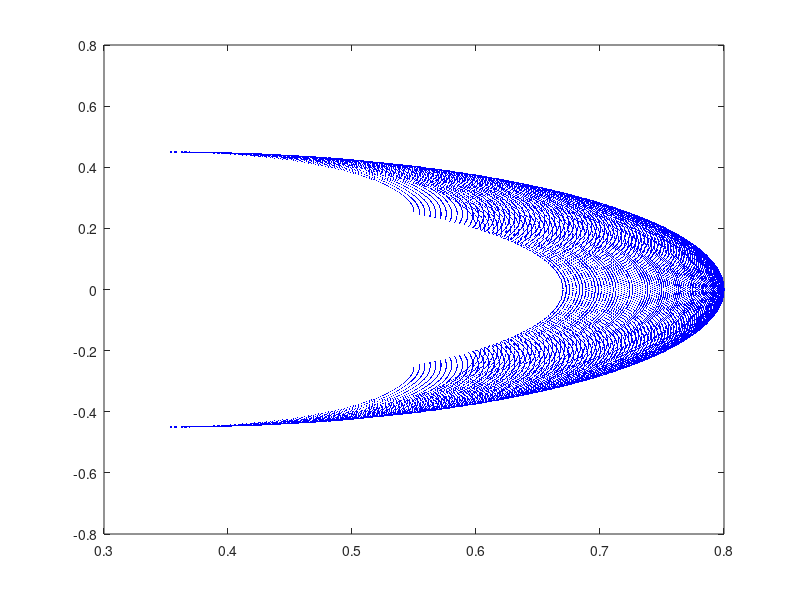

This chart was generated by the following MATLAB code:
clc; clear all; close all;
l0 = 0.2; l1 = 0.2; l2 = 0.25; l3 = 0.2; l4 = 0.15;
tt=0;
for the1 = -90:90
    for the2 = -90:90
        for the3 =-90:90
            if (the1 + the2 + the3) == 0 %% Điều kiện của khâu cuối
                tt=tt+1;
                x = l1+l2*cosd(the1)+l3*cosd(the1+the2)+l4*cosd(the1+the2+the3);
                y = l2*sind(the1)+l3*sind(the1+the2)+l4*sind(the1+the2+the3);
                emtry(:,tt) = [x;y];
           end
        end
    end
end
figure(1);
plot(emtry(1,:),emtry(2,:),'.b','MarkerSize',2);